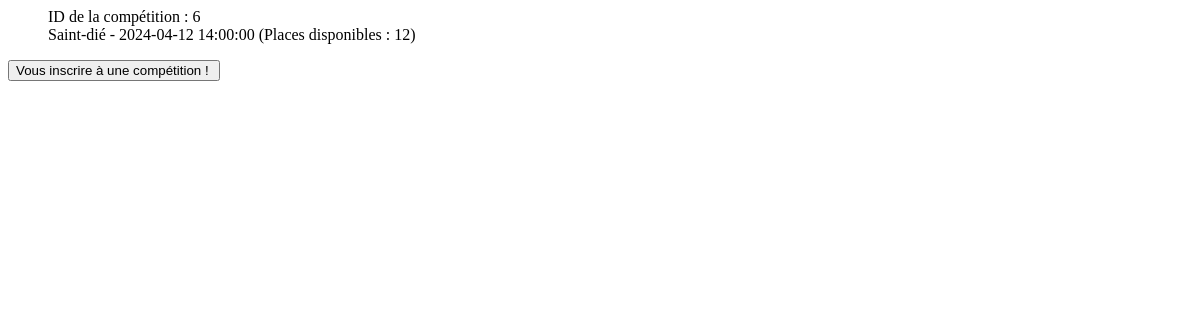
Before: /bin/afficher_competitions_disponibles.php with the older database file.
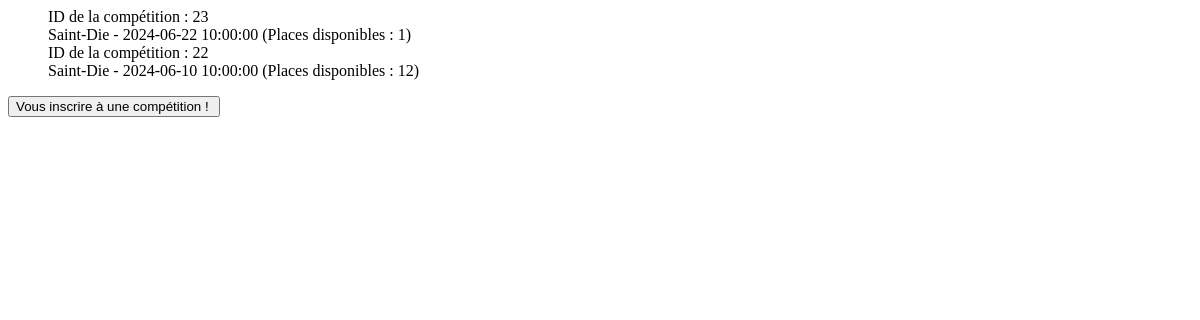
After: the same page with the newer database file.
### tables this page shows
CREATE TABLE `competitions` (
  `id` int(11) NOT NULL,
  `lieu` varchar(255) NOT NULL,
  `horaire` datetime NOT NULL,
  `joueurs_necessaires` int(11) NOT NULL,
  `places_disponibles` int(11) NOT NULL
);

### bin/afficher_competitions_disponibles.php (the view, shortened to what this page needs)
<?php
include 'connexion.php';
$sql = "SELECT * FROM competitions WHERE places_disponibles > 0";
$result = $conn->query($sql);
if ($result->num_rows > 0) {
    echo "<form action='ajouter_inscription.php' method='post'>";
    echo "<ul>";
    while ($row = $result->fetch_assoc()) {
        echo "<li>";
        echo " ID de la compétition : " . $row['id'];
        echo "</li>";
        echo "<li>";
        echo $row['lieu'] . " - " . $row['horaire'] . " (Places disponibles : " . $row['places_disponibles'] . ")";
        echo "</li>";
    }
    echo "</ul>";
    echo "<input type='submit' value='Vous inscrire à une compétition ! '>";
    echo "</form>";
} else {
    echo "Aucune compétition disponible pour le moment.";
}
?>

Changed rows visible on the page:
removed competitions: id "6", lieu "Saint-dié", horaire "2024-04-12 14:00:00", places_disponibles "12"
added competitions: id "23", lieu "Saint-Die", horaire "2024-06-22 10:00:00", places_disponibles "1"
added competitions: id "22", lieu "Saint-Die", horaire "2024-06-10 10:00:00", places_disponibles "12"
